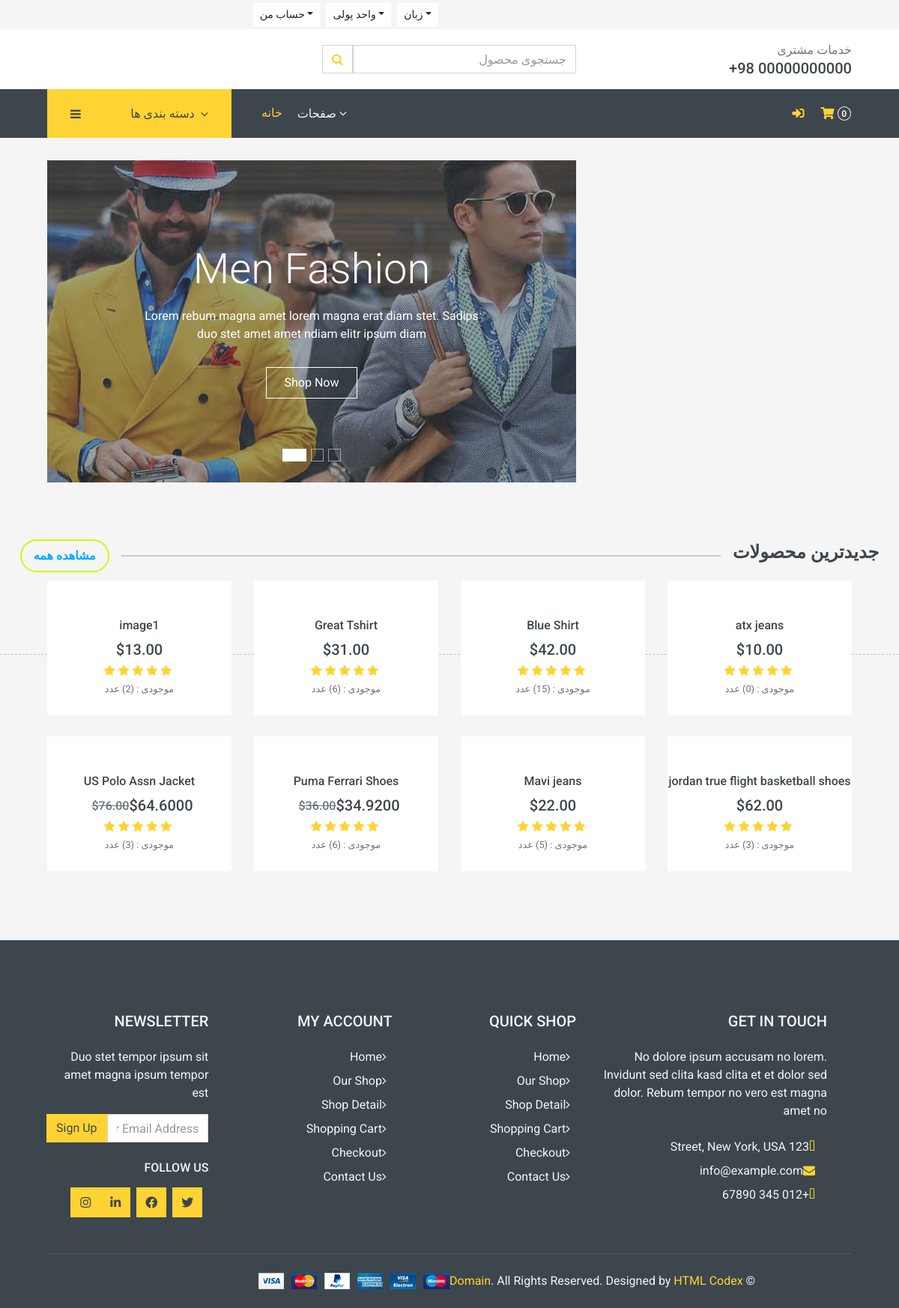
The page / on the database its author committed.
### store/models.py (models this page shows, shortened)
class Product(models.Model):
    title = models.CharField(max_length=50, unique=True)
    slug = models.SlugField(max_length=50, unique=True)
    concise = models.TextField(max_length=500, blank=True)
    description = models.TextField(max_length=500, blank=True)
    information = models.TextField(max_length=500, blank=True)
    color = models.CharField(max_length=55, default='سفید')
    size = models.CharField(max_length=55, default='بزرگ')
    price = models.DecimalField(max_digits=10, decimal_places=2)
    image = models.ImageField(upload_to='images/product_images',
                              height_field=None,
                              width_field=None,
                              max_length=None)
    stock = models.IntegerField()
    is_available = models.BooleanField(default=False)
    category = models.ForeignKey(
        Category, verbose_name='دسته بندی', on_delete=models.CASCADE)
    created_date = models.DateField(auto_now=False, auto_now_add=True)
    modified_date = models.DateTimeField(auto_now=True, auto_now_add=False)
    discount = models.DecimalField(max_digits=10, decimal_places=2, default=0)
    @property
    def discount_price(self):
        return self.price * (1-(self.discount / 100))
    def get_url(self):
        return reverse('products_detail', args=[self.category.slug, self.slug])
    class Meta:
        verbose_name = ("محصول")
        verbose_name_plural = ("محصولات")

### category/views.py (the view)
# urls.py: 2. Add a URL to urlpatterns:  path('', views.home, name='home')
def home(request):
    products = Product.objects.all().filter(is_available=True)
    context = {
        'products': products,
    }
    return render(request, 'index.html', context)

### carts/context_processors.py (called while the page is built)
def counter(request):
    cart_count = 0
    if str('admin') is request.path:
        return {}
    else:
        try:
            cart = Cart.objects.filter(cart_id=_cart_id(request))
            if request.user.is_authenticated:
                cart_items = CartItem.objects.all().filter(user=request.user)
            else:
                cart_items = CartItem.objects.all().filter(cart=cart[:1])
            for cart_item in cart_items:
                cart_count += cart_item.quantity
        except Cart.DoesNotExist:
            cart_count = 0
    return dict(cart_count=cart_count)

### carts/views.py (called while the page is built)
def _cart_id(request):
    cart = request.session.session_key
    if not cart:
        cart = request.session.create()
    return cart

### category/context_processors.py (called while the page is built)
def menu_links(request):
    links = Category.objects.all()
    return dict(links=links)

### category/models.py (called while the page is built)
    def get_absolute_url(self):
        return reverse("products_by_category", args=[self.slug])

### templates/index.html (shortened to what this page needs)
{% extends 'base.html' %}
{% load static %}
{% block main %}
  <div class="container-fluid mb-3">
    <div class="row px-xl-5">
      <div class="col-lg-8">
        <div id="header-carousel" class="carousel slide carousel-fade mb-30 mb-lg-0" data-ride="carousel">
          <ol class="carousel-indicators">
            <li data-target="#header-carousel" data-slide-to="0" class="active"></li>
            <li data-target="#header-carousel" data-slide-to="1"></li>
            <li data-target="#header-carousel" data-slide-to="2"></li>
          </ol>
          <div class="carousel-inner">
            <div class="carousel-item position-relative active" style="height: 430px;">
              <img class="position-absolute w-100 h-100" src="{% static "img/carousel-1.jpg" %}" style="object-fit: cover;" />
              <div class="carousel-caption d-flex flex-column align-items-center justify-content-center">
                <div class="p-3" style="max-width: 700px;">
                  <h1 class="display-4 text-white mb-3 animate__animated animate__fadeInDown">Men Fashion</h1>
                  <p class="mx-md-5 px-5 animate__animated animate__bounceIn">Lorem rebum magna amet lorem magna erat diam stet. Sadips duo stet amet amet ndiam elitr ipsum diam</p>
                  <a class="btn btn-outline-light py-2 px-4 mt-3 animate__animated animate__fadeInUp" href="#">Shop Now</a>
                </div>
              </div>
            </div>
          </div>
        </div>
      </div>
    </div>
  </div>
  <div class="container-fluid pt-5 pb-3">
    <div class="section-header">
      <h2 class="section-title">جدیدترین محصولات</h2>
      <div class="divider"></div>
      <a href='{% url "store" %}'>
      <span class="btn-view-all">مشاهده همه</span>
    </a>
    </div>
    <div class="row px-xl-5">
      {% for product in products %}
        {% if forloop.counter <= 8 %}
          <div class="col-lg-3 col-md-4 col-sm-6 pb-1">
            <div class="product-item bg-light mb-4">
                <div class="product-img position-relative overflow-hidden">
                  <div class="product-action">
                  </div>
                </div>
              <div class="text-center py-4">
                <a class="h6 text-decoration-none text-truncate" href="{{ product.get_url }}">{{product.title}}</a>
                <div class="d-flex align-items-center justify-content-center mt-2">
                  {% if product.discount == 0 %}
                  <h5>${{product.price}}</h5>
                  {% endif %}
                  {% if product.discount > 0 %}
                  <h5>${{product.discount_price}}</h5>
                  <h6 class="text-muted ml-2"><del>${{product.price}}</del></h6>
                  {% endif %}
                </div>
                <div class="d-flex align-items-center justify-content-center mb-1">
                  <small class="fa fa-star text-primary mr-1"></small>
                  <small class="fa fa-star text-primary mr-1"></small>
                  <small class="fa fa-star text-primary mr-1"></small>
                  <small class="fa fa-star text-primary mr-1"></small>
                  <small class="fa fa-star text-primary mr-1"></small>
                </div>
                <small>موجودی : ({{product.stock}}) عدد</small>
              </div>
            </div>
          </div>
        {% endif %}
      {% endfor product %}
    </div>
  </div>
{% endblock %}

### static/css/own-style.css (style rules this page uses)
body { text-align-last: inherit; }
.section-header { display: flex; justify-content: space-between; align-items: center; padding: 1%; }
.section-title { font-size: 1.5em; font-weight: bold; margin-right: auto; }
.btn-view-all { border: 2px solid #c3ff00; background-color: transparent; color: #00aaff; padding: 0.5em 1em; text-decoration: none; display: inline-block; cursor: pointer; border-radius: 2em; transition: background-color 0.3s, color 0.3s; font-weight : bold }
.divider { flex-grow: 1; border-top: 2px solid #ccc; margin: 0 1em; }

### rows shown on the page
Product: title "atx jeans", price "10.00", stock "0"
Product: title "Blue Shirt", price "42.00", stock "15"
Product: title "Great Tshirt", price "31.00", stock "6"
Product: title "image1", price "13.00", stock "2"
Product: title "jordan true flight basketball shoes", price "62.00", stock "3"
Product: title "Mavi jeans", price "22.00", stock "5"
Product: title "Puma Ferrari Shoes", discount_price "34.9200", price "36.00", stock "6"
Product: title "US Polo Assn Jacket", discount_price "64.6000", price "76.00", stock "3"

### other values the page prints
{{ cart_count }} "0"
